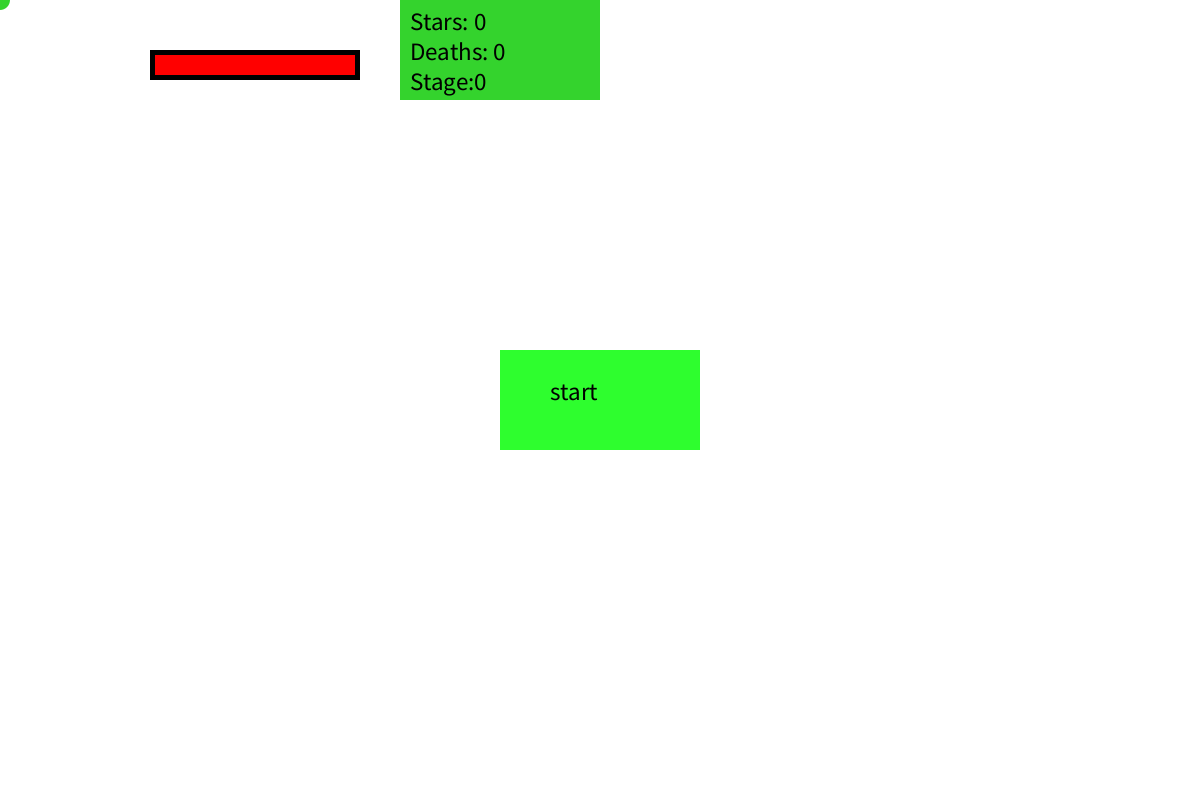
Frame 1 (no input)
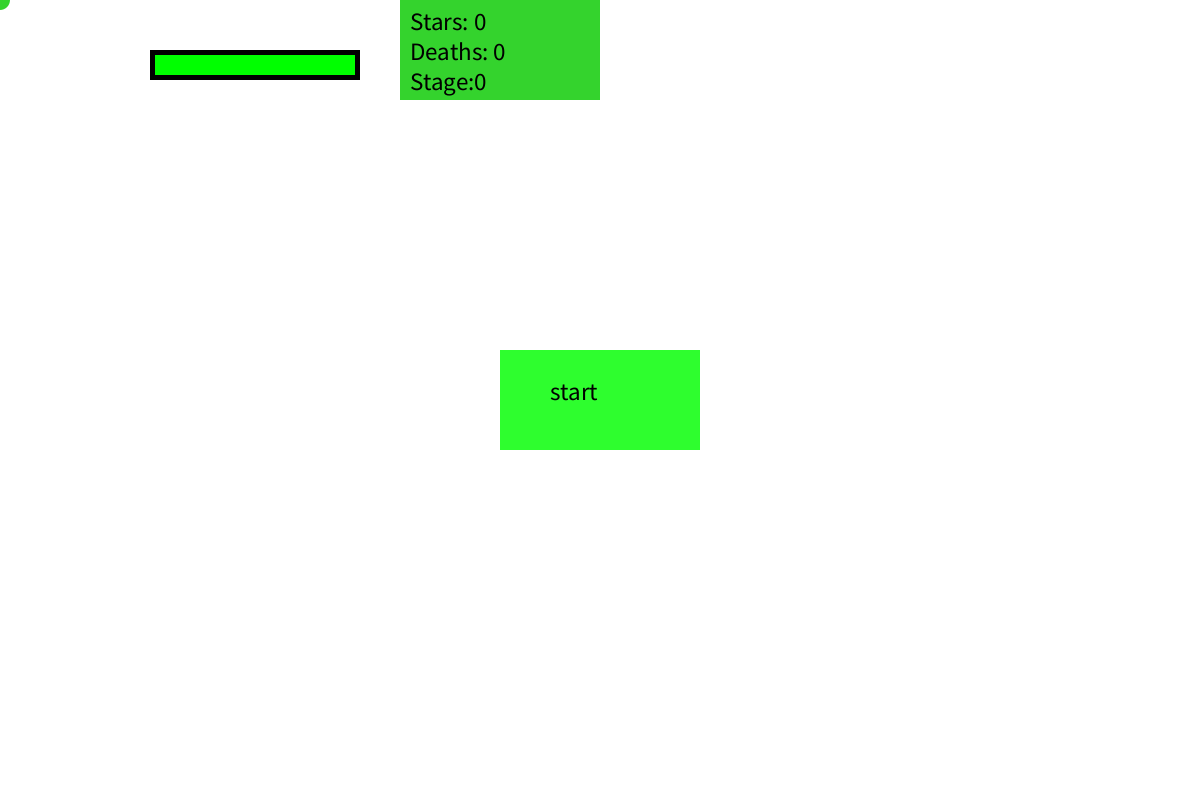
Frame 60 (the mouse pressed at the canvas centre just before this capture)
Frame 120 (the mouse held since frame 60 and released just before this capture): identical to frame 60, image omitted

The Processing sketch that drew these frames (run headless with seeded random() and noise(); from frame 60 on, the mouse is pressed at the canvas centre):

// Processing sketch: game
// ── game.pde
//maze game
//maze game
import java.util.HashSet;
HashSet<Integer> keysDown = new HashSet<Integer>();
int lastspawned = 0; //seconds between the last spawn time of the object
int currenttime = 0; // variable for the timer
float thingyposx; //x position of the ball
float thingyposy; // y pos of the ball
float speed = 1.5; // the speed of the ball ( not including shift )
int stage = 0; // the stage of the game
boolean spawned = false; // bool for if the ball is spanwed
int deaths; //number of deaths
int stars; // number of stars the player collected
int startemp; // temporary variable for star, before confirming it is collected
boolean playermove = true; // allows or disallows  player movement

float killlaserposx; // the x and y variables of the laser found in stage 3
float killlaserposx2; // the x and y variables of the laser found in stage 3
float killlaserposx3; // the x and y variables of the laser found in stage 3
float killlaserposy;

boolean shiftallow;

float evilcircleposx;
float evilcircleposy;

boolean square0touch = true;
boolean square1touch = true;
boolean square2touch = true;
boolean square3touch = true;
boolean square4touch = true;

boolean touchedwall;
color wallcolor = #432B2B;

float hp = 100;
color c1 = color(0, 255, 0);
color c2 = color(255, 0, 0);
color barcolor;
float healthbarlength = 200;
float amt;
boolean overburn = true;


void setup() {

  size(1200, 800);

  noStroke();
  stage = 0;
  killlaserposx2 = 540;
  killlaserposx3 = 890;
  evilcircleposx = 400;
  evilcircleposy = 400;

}
void draw() {

  background(255);
  fill(0);
  

  textSize(20);
  /*
  text(hp, 380, 270);
  fill(255);
*/

  


  

//timer code
 currenttime = millis();
 if(currenttime - lastspawned >= 500){
   playermove = true;
   lastspawned += 500;
 }
//timer code



  if (stage == 0) {
    //starting scene
    //has start button
    fill(#2efe2e);
    rect(500, 350, 200, 100);
    //start button
    
    fill(0);
    stroke(0);
    textSize(25);
    text("start", 550, 400);
    
    //if the ball touches the start button, it moves on to the next stage
    if (circleRect(thingyposx, thingyposy, 20, 500, 350, 200, 100) == true) {
      stage = 1;
      println("worked"); 

    }
  } else if (stage == 1) {
  //if the player is not spawned, it spawns the player at a designated location.
    if (!spawned) {
      thingyposx = 50;
      thingyposy = 400;
      playermove =false;
      spawned = true;

    }

    //fills the border with red rectangles
    fill(#FF0000);
    rect(0, 0, 1200, 300);

    rect(0, 500, 1200, 300);
    //prints the location of the ball
    println(thingyposx, " ", thingyposy);

    //kills the player
    if (circleRect(thingyposx, thingyposy, 20, 0, 0, 1200, 300) == true || circleRect(thingyposx, thingyposy, 20, 0, 500, 1200, 300) == true) {
      spawned = false;
      deaths++;
    }
    
    //rectangle and function to move the player to next stage
    fill(#2efe2e);
    rect(1100, 350, 100, 100);
    if (circleRect(thingyposx, thingyposy, 20, 1100, 350, 100, 100) == true) {
      stage = 2;
      println("worked");
    }
    
   
    
  } 
  
  
  else if (stage == 2) {
//spawns player stage 2
    if (!spawned) {
      thingyposx = 50;
      thingyposy = 50;
      playermove = false;
      spawned = true;
    }
    
    
    //makes the kill rects
    fill(#FF0000);
    rect(100, 0, 500, 400);

    rect(0, 500, 300, 300);
    rect(400, 500, 800, 300);
    rect(400, 500, 800, 300);
    rect(750, 100, 800, 400);
    
    
    //green square for end
    fill(#2efe2e);
    rect(1100, 0, 100, 100);
    
    //blue square for star
    fill(#110AFA);
        rect(300, 720, 100, 100);
   // println(mouseX, " ", mouseY);
    
    
    //function to kill the player when the player touches the kill rect
        if (circleRect(thingyposx, thingyposy, 20, 100,0,500,400) == true || circleRect(thingyposx, thingyposy, 20, 0,500,300,300)
        || circleRect(thingyposx, thingyposy, 20, 400,500,800,300)|| circleRect(thingyposx, thingyposy, 20, 400,500,800,300) 
        || circleRect(thingyposx, thingyposy, 20, 750,100,800,400)== true) {
      spawned = false;
      deaths++;
      startemp = 0;
    }
    //function to add a star to the player when the player touches the blue square
                if (circleRect(thingyposx, thingyposy, 20, 300, 720, 100, 100) == true) {

       startemp = 1;
      println("star added");
    }
    
    //moves the player to the next stage, cashes out the star.
        if (circleRect(thingyposx, thingyposy, 20, 1100, 0, 100, 100) == true) {
      stage = 3;
      stars = stars+startemp;
      startemp = 0;
      spawned = false;
      println(stars);
    }

    
    
  } else if (stage == 3) {
    
    //spawns the player if not spawned
    if (!spawned) {
      thingyposx = 50;
      thingyposy = 400;
      playermove = false;
      spawned = true;
    }
    //this will be a color detection level , the ball will not be able to enter the dark blue sector
    
    //makes the dark blue squares
    fill(#432B2B);
    rect(150,0,1200,300);
    rect(150,500,1200,300);
    
    //makes the white sector to allow player movement
    fill(255);
    rect(400,300,-100,-100);
    rect(400,500,-100,100);
    rect(700,300,-100,-100);
    rect(700,500,-100,100);
    rect(1000,300,-100,-100);
    rect(1000,500,-100,100);
    
    //green next level
        fill(#2efe2e);
    rect(1100, 350, 100, 100);
    
    //kill lasers
    fill(#FF0303);
    killlaserposy = 300;
    rect(killlaserposx,killlaserposy,10,200);
    rect(killlaserposx2,killlaserposy,10,200);
    rect(killlaserposx3,killlaserposy,10,200);
    //function for kill lasers goes here
    
    killlaserposx--;
    
    if(killlaserposx<320){
      killlaserposx = 1100;
    }
        killlaserposx2--;
    
    if(killlaserposx2<320){
      killlaserposx2 = 1100;
    }
    
        killlaserposx3--;
    
    if(killlaserposx3<320){
      killlaserposx3 = 1100;
    }
    
    if(wallcolor == get(int(thingyposx),int(thingyposy))){
            spawned = false;
      deaths++;
      startemp = 0;
    }
    
    

            if (circleRect(thingyposx, thingyposy, 5, killlaserposx,killlaserposy,10,200) == true || circleRect(thingyposx, thingyposy, 5, killlaserposx2,killlaserposy,10,200)
        || circleRect(thingyposx, thingyposy, 5, killlaserposx3,killlaserposy,10,200)) {
      spawned = false;
      deaths++;
      startemp = 0;
    }
    
            if (circleRect(thingyposx, thingyposy, 20, 1100, 350, 100, 100) == true) {
      stage = 4;
      stars = stars+startemp;
      startemp = 0;
      spawned = false;
      println(stars);
    }
    
    
    //other future stages here
    
  } else if (stage == 4) {

      //spawns the player if not spawned
    if (!spawned) {
      thingyposx = random(400,600);
      thingyposy = random(300,500);
      playermove = false;
      spawned = true;

      
    }
    

            fill(#110AFA);
    if(square1touch==true){
    rect(0, 0, 100, 100);
    }
    if(square2touch==true){
        rect(1100, 700, 100, 100);
    }
    if(square3touch==true){
    rect(1100, 0, 100, 100);
    }
    if(square4touch==true){
          rect(0, 700, 100, 100);  
    }
          
         fill(#432B2B);
    triangle(180,150, 180,450, 450,150);
    triangle(1000,650, 1000,350, 650,650);
        triangle(1000,100, 1000,300, 500,150);
    triangle(100,690, 100,500, 615,690);
    rect(380,0,240,120);
    println(mouseX,mouseY);
    
    
    float evilcirclespeed = 3;
    //makes a bot
    fill(#B20B0B);
    circle(evilcircleposx,evilcircleposy, 40);
   if(evilcircleposx>thingyposx){
    evilcircleposx = evilcircleposx - evilcirclespeed;
   } else{
    evilcircleposx = evilcircleposx + evilcirclespeed;
   }
    if(evilcircleposy>thingyposy){
     evilcircleposy = evilcircleposy - evilcirclespeed; 
    }else{
     evilcircleposy = evilcircleposy + evilcirclespeed; 
    }
    
    
    if(square1touch == true){
     if( circleRect(thingyposx, thingyposy, 20, 0, 0, 100, 100) == true){
      square1touch = false;
      startemp++;
            println("star added");
      fill(255);
      rect(0,0,100,100);
     }
      
    }
        if(square2touch == true){
     if( circleRect(thingyposx, thingyposy, 20,1100, 700, 100, 100) == true){
      square2touch = false;
      startemp++;
            println("star added");
      fill(255);
      rect(1100, 700, 100, 100);
     }
      
    }
            if(square3touch == true){
     if( circleRect(thingyposx, thingyposy, 20,1100, 0, 100, 100) == true){
      square3touch = false;
      startemp++;
            println("star added");
      fill(255);
      rect(1100, 0, 100, 100);
     }
      
    }
    
                if(square4touch == true){
     if( circleRect(thingyposx, thingyposy, 20,0, 700, 100, 100) == true){
      square4touch = false;
      startemp++;
            println("star added");
      fill(255);
      rect(0, 700, 100, 100);
     }
      
    }
        if(wallcolor == get(int(thingyposx),int(thingyposy))){
            spawned = false;
      deaths++;
      startemp = 0;
            square1touch=true;
      square2touch=true;
      square3touch=true;
      square4touch=true;
    }
    
    if(circleCircle(thingyposx,thingyposy,10,evilcircleposx,evilcircleposy,10) == true){
                  spawned = false;
      deaths++;
      startemp = 0;
                  square1touch=true;
      square2touch=true;
      square3touch=true;
      square4touch=true;
    }
    
    
    if(startemp == 4){
      fill(#2efe2e);
      rect(550,350,100,100);
                  if (circleRect(thingyposx, thingyposy, 20,550,350,100,100) == true) {
      stage = 5;
      stars = stars+startemp;
      startemp = 0;
      spawned = false;
      println(stars);
    }
    }
    
  } else if (stage == 5) {
    //Frigreetingly goodbye
  } else if (stage == 6) {
    //Not Frigreetingly goodbye
  } else if (stage == 7) {
    //Neutral goodbye
  }
  
  
  
  
  //stats menu
    noStroke();
  fill(#34D32D);
  rect(400,0,200,100);
  fill(0);
  textSize(25);
  text("Stars: " + (stars+ startemp), 410,30);
    text("Deaths: " + (deaths), 410,60);
  text("Stage:" + (stage), 410, 90);
  
  
  rect(150, 50, 210, 30);
  barcolor = lerpColor(c2, c1, amt);
  amt = map(hp, 0, 100, 0, 1);
  fill(barcolor);
  rect(155, 55, healthbarlength, 20);

//spawns the circle
  fill(#34D32D);
  circle(thingyposx, thingyposy, 20);
    customPress(); // calls the custompress function

}

// ── KeyPressed2022.pde
//custom press to allow smoother player movement and more ranges of motion

void customPress() {
  if(playermove == true){
  
    if(hp >60){
      overburn = false;
    }
    if(hp>0){
    shiftallow=true;
  }else{
    shiftallow = false;
    speed = 3;
    overburn = true;
    
        if(hp<100){
    hp+=.5;
    healthbarlength+=1;
    
    }

}

  if(shiftallow==true){
  if(keysDown.contains(16) ){ //shift
  if(overburn == false){
    speed = 6.27;
    hp--;
    healthbarlength-=2;
  }
    
  }  if(!keysDown.contains(16)) {
    speed = 3;
    if(hp<100){
    hp+=.5;
    healthbarlength+=1;
    }
  }
  }
  for (Integer k : keysDown) {
    if (k == 87) { //w
      thingyposy -= speed;
    }
    if (k == 68) { //d
      thingyposx += speed;
    }
    if (k == int('S')) {
      thingyposy += speed;
    }
    if (k == int('A')) {
      thingyposx -= speed;
    }
    
  }
  
  if(thingyposy<0){
   thingyposy = 0; 
  }
  if(thingyposx<0){
   thingyposx = 0; 
  }
  if(thingyposx>1200){
   thingyposx = 1200; 
  }
  if(thingyposy>800){
   thingyposy = 800; 
  }
  
  
  }

}

void keyPressed(KeyEvent e) {
  //println(e.getKeyCode());
  keysDown.add(e.getKeyCode());
}

void keyReleased(KeyEvent e) {
  keysDown.remove(e.getKeyCode());
}

boolean keyDown(int kcode) {
  return keysDown.contains(kcode);
}

// ── collisions.pde
//collisoons document to kill and progress the player to next stages

boolean pointCircle(float px, float py, float cx, float cy, float cr){
  if(dist(px, py, cx, cy) < cr){
    return true;
  } else {
    return false;
  }  
}
 
 boolean circleColor(float cx1, float cy1, float cr1, color objcolor, float tolerance){
         if(objcolor == get(int(thingyposx + tolerance*cr1),int(thingyposy ))
         || objcolor == get(int(thingyposx - tolerance*cr1),int(thingyposy ))
        || objcolor == get(int(thingyposx),int(thingyposy - tolerance*cr1))
        || objcolor == get(int(thingyposx),int(thingyposy + tolerance*cr1))
        ){
        return true;
        }
        else{
          return false;
        }
 }
 
boolean circleCircle(float cx1, float cy1, float cr1, float cx2, float cy2, float cr2){
  if(dist(cx1, cy1, cx2, cy2) < cr1 + cr2){
    return true;
  } else {
    return false;
  }  
}

boolean pointRect(float px, float py, float rx, float ry, float rw, float rh) {

  // is the point inside the rectangle's bounds?
  if (px >= rx &&        // right of the left edge AND
      px <= rx + rw &&   // left of the right edge AND
      py >= ry &&        // below the top AND
      py <= ry + rh) {   // above the bottom
        return true;
  }
  return false;
}

boolean rectRect(float r1x, float r1y, float r1w, float r1h, float r2x, float r2y, float r2w, float r2h) {

  // are the sides of one rectangle touching the other?

  if (r1x + r1w >= r2x &&    // r1 right edge past r2 left
      r1x <= r2x + r2w &&    // r1 left edge past r2 right
      r1y + r1h >= r2y &&    // r1 top edge past r2 bottom
      r1y <= r2y + r2h) {    // r1 bottom edge past r2 top
        return true;
  }
  return false;
}

// CIRCLE/RECTANGLE
boolean circleRect(float cx, float cy, float radius, float rx, float ry, float rw, float rh) {

  // temporary variables to set edges for testing
  float testX = cx;
  float testY = cy;

  // which edge is closest?
  if (cx < rx)         testX = rx;      // test left edge
  else if (cx > rx+rw) testX = rx+rw;   // right edge
  if (cy < ry)         testY = ry;      // top edge
  else if (cy > ry+rh) testY = ry+rh;   // bottom edge

  // get distance from closest edges
  float distX = cx-testX;
  float distY = cy-testY;
  float distance = sqrt( (distX*distX) + (distY*distY) );

  // if the distance is less than the radius, collision!
  if (distance <= radius) {
    return true;
  }
  return false;
}

// LINE/POINT
boolean linePoint(float x1, float y1, float x2, float y2, float px, float py) {

  // get distance from the point to the two ends of the line
  float d1 = dist(px,py, x1,y1);
  float d2 = dist(px,py, x2,y2);

  // get the length of the line
  float lineLen = dist(x1,y1, x2,y2);

  // since floats are so minutely accurate, add
  // a little buffer zone that will give collision
  float buffer = 0.1;    // higher # = less accurate

  // if the two distances are equal to the line's 
  // length, the point is on the line!
  // note we use the buffer here to give a range, 
  // rather than one #
  if (d1+d2 >= lineLen-buffer && d1+d2 <= lineLen+buffer) {
    return true;
  }
  return false;
}

boolean lineCircle(float x1, float y1, float x2, float y2, float cx, float cy, float r) {

  // is either end INSIDE the circle?
  // if so, return true immediately
  boolean inside1 = pointCircle(x1,y1, cx,cy,r);
  boolean inside2 = pointCircle(x2,y2, cx,cy,r);
  if (inside1 || inside2) return true;

  // get length of the line
  float distX = x1 - x2;
  float distY = y1 - y2;
  float len = sqrt( (distX*distX) + (distY*distY) );

  // get dot product of the line and circle
  float dot = ( ((cx-x1)*(x2-x1)) + ((cy-y1)*(y2-y1)) ) / pow(len,2);

  // find the closest point on the line
  float closestX = x1 + (dot * (x2-x1));
  float closestY = y1 + (dot * (y2-y1));

  // is this point actually on the line segment?
  // if so keep going, but if not, return false
  boolean onSegment = linePoint(x1,y1,x2,y2, closestX,closestY);
  if (!onSegment) return false;

  // optionally, draw a circle at the closest
  // point on the line
  //fill(255,0,0);
  //noStroke();
  //ellipse(closestX, closestY, 20, 20);

  // get distance to closest point
  distX = closestX - cx;
  distY = closestY - cy;
  float distance = sqrt( (distX*distX) + (distY*distY) );

  if (distance <= r) {
    return true;
  }
  return false;
}

// LINE/LINE
boolean lineLine(float x1, float y1, float x2, float y2, float x3, float y3, float x4, float y4) {

  // calculate the distance to intersection point
  float uA = ((x4-x3)*(y1-y3) - (y4-y3)*(x1-x3)) / ((y4-y3)*(x2-x1) - (x4-x3)*(y2-y1));
  float uB = ((x2-x1)*(y1-y3) - (y2-y1)*(x1-x3)) / ((y4-y3)*(x2-x1) - (x4-x3)*(y2-y1));

  // if uA and uB are between 0-1, lines are colliding
  if (uA >= 0 && uA <= 1 && uB >= 0 && uB <= 1) {

    // optionally, draw a circle where the lines meet
    float intersectionX = x1 + (uA * (x2-x1));
    float intersectionY = y1 + (uA * (y2-y1));
    //fill(255,0,0);
    //noStroke();
    //ellipse(intersectionX,intersectionY, 20,20);

    return true;
  }
  return false;
}

boolean lineRect(float x1, float y1, float x2, float y2, float rx, float ry, float rw, float rh) {

  // check if the line has hit any of the rectangle's sides
  // uses the Line/Line function below
  boolean left =   lineLine(x1,y1,x2,y2, rx,ry,rx, ry+rh);
  boolean right =  lineLine(x1,y1,x2,y2, rx+rw,ry, rx+rw,ry+rh);
  boolean top =    lineLine(x1,y1,x2,y2, rx,ry, rx+rw,ry);
  boolean bottom = lineLine(x1,y1,x2,y2, rx,ry+rh, rx+rw,ry+rh);

  // if ANY of the above are true, the line
  // has hit the rectangle
  if (left || right || top || bottom) {
    return true;
  }
  return false;
}
